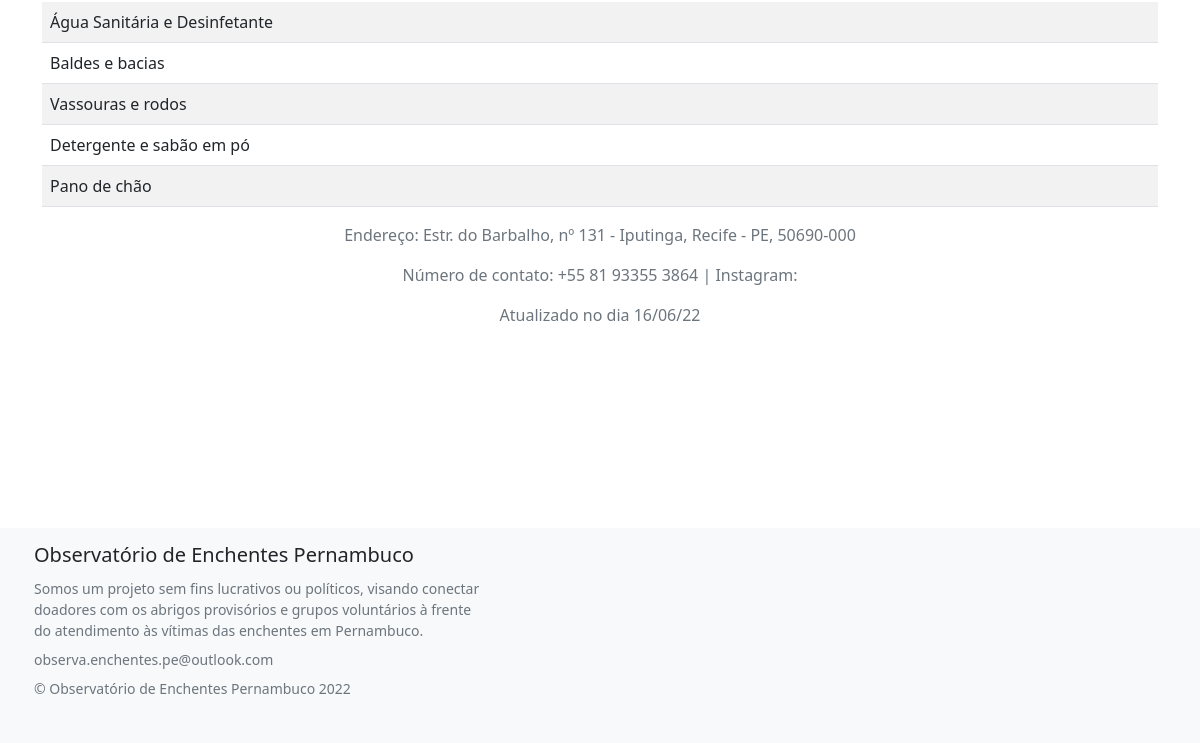
Before: / (lower part) with the older database file.
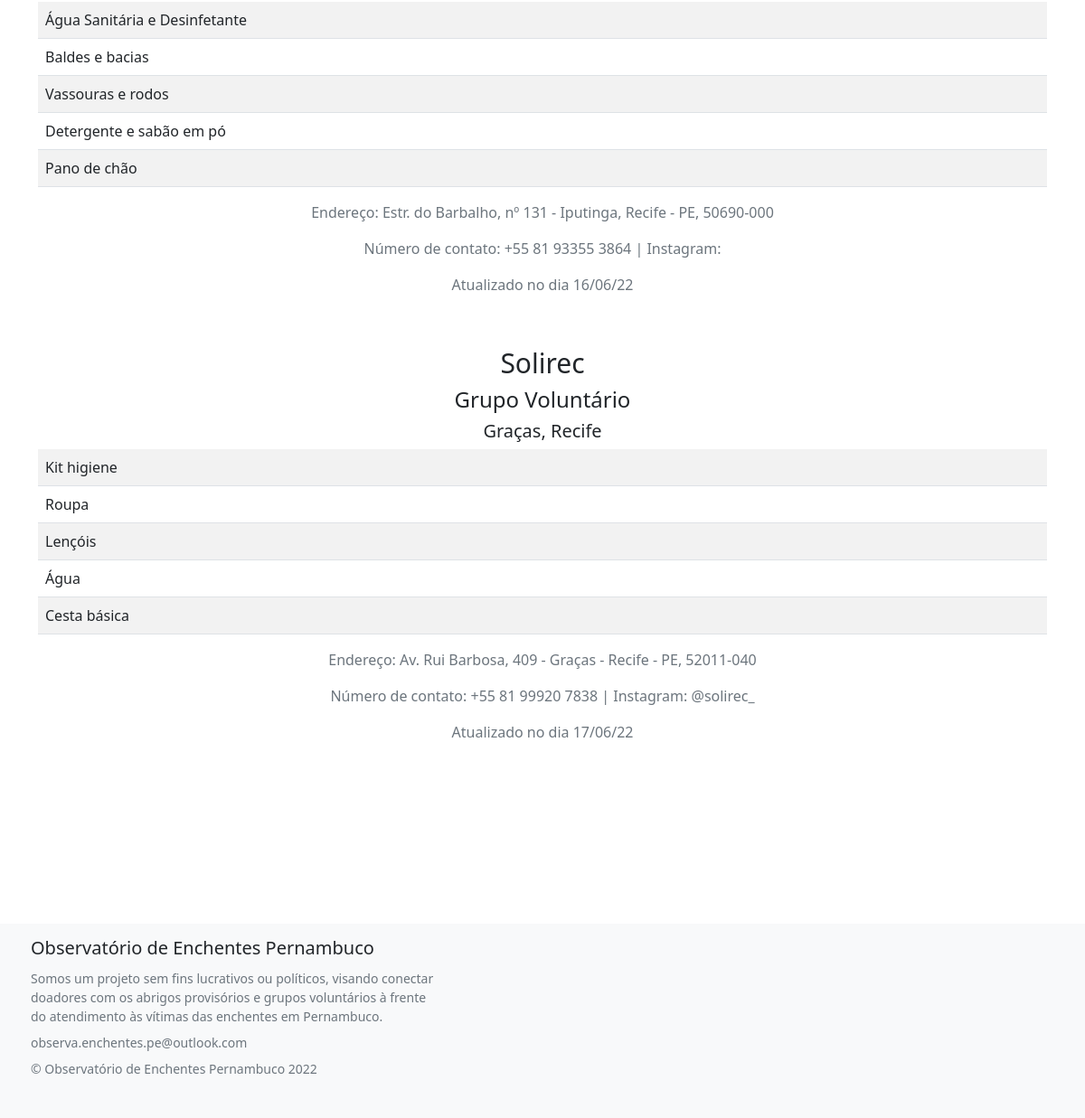
After: the same page with the newer database file.
### tables this page shows
CREATE TABLE "demandas"("item1" TEXT NOT NULL,"item2" TEXT,
                                      "item3" TEXT,"item4" TEXT,
                                      "item5" TEXT, "data" DATE, "id_lugar" INTEGER NOT NULL,
                                      FOREIGN KEY(id_lugar) REFERENCES lugares(id));

CREATE TABLE "lugares"("id" INTEGER PRIMARY KEY AUTOINCREMENT NOT NULL,
                                    "nome" TEXT NOT NULL, "cidade" TEXT NOT NULL,
                                    "bairro" TEXT, "endereço" TEXT, "latitude" REAL,
                                    "longitude" REAL, "email" TEXT, "telefone" TEXT, tag TEXT, insta TEXT);

### app.py (the view)
@app.route("/", methods=["GET", "POST"])
def index():
    if request.method == "POST":
        bairro = request.form.get("bairro")
        lugares = db.execute("SELECT * FROM lugares JOIN demandas ON lugares.id = demandas.id_lugar WHERE bairro LIKE '%'|| ? || '%' ", bairro)
        return render_template("index.html", lugares=lugares)
    else:
        lugares = db.execute("SELECT * FROM lugares JOIN demandas ON lugares.id = demandas.id_lugar")
    return render_template("index.html", lugares=lugares)

### templates/index.html (shortened to what this page needs)
{% extends "layout.html" %}
{% block main %}
    <head>
        <link href="/static/styles.css" rel="stylesheet">
    </head>
    <body>
    <main class = "container py-5 text-center">
            {% for lugar in lugares %}
                <h2 class = "text-center" id = "titulo">{{lugar.nome}}</h2>
                <h4 class = 'text-center'>{{lugar.tag}}</h4>
                <h3 class = "text-center" id = "bairro">{{lugar.bairro}}, {{lugar.cidade}}</h3>
                <table class = "table table-striped">
                    <tr>
                        <td class = "text-start">{{lugar.item1}}</td>
                    </tr>
                    <tr>
                        <td class = "text-start">{{lugar.item2}}</td>
                    </tr>
                    <tr>
                        <td class = "text-start">{{lugar.item3}}</td>
                    </tr>
                    <tr>
                        <td class = "text-start">{{lugar.item4}}</td>
                    </tr>
                    <tr>
                        <td class = "text-start">{{lugar.item5}}</td>
                    </tr>
                </table>
                <p class = "text-muted">Endereço: {{lugar.endereço}}</p>
                <p class = "text-muted">Número de contato: {{lugar.telefone}}  |  Instagram: {{lugar.insta}}</p>
                <p class = "text-muted">Atualizado no dia {{lugar.data}}</p>
            {% endfor %}
        </body>
    </main>
{% endblock %}

### templates/layout.html (shortened to what this page needs)
<!DOCTYPE html>
<html lang="pt-BR">
    <head>
        <link href="https://cdn.jsdelivr.net/npm/bootstrap@5.1.3/dist/css/bootstrap.min.css" rel="stylesheet">
        <link href="/static/styles.css" rel="stylesheet">
    </head>
    <body>
        <main class="container-fluid py-5 text-center">
            {% block main %}{% endblock %}
        <footer class="bd-footer py-4 py-md-1 mt-5 bg-light">
            <div class="container py-4 py-md-2 px-4 px-md-1">
                <div class="row">
                    <div class="col-lg-5 mb-3">
                        <a class="d-inline-flex align-items-center mb-2 link-dark text-decoration-none" href="/" aria-label="Bootstrap">
                            <span class="fs-5">Observatório de Enchentes Pernambuco</span>
                        </a>
                        <ul class="list-unstyled small text-muted">
                            <li class="mb-2">Somos um projeto sem fins lucrativos ou políticos,
                                visando conectar doadores com os abrigos provisórios e grupos voluntários
                                à frente do atendimento às vítimas das enchentes em Pernambuco.
                            </li>
                            <li class="mb-2">
                                observa.enchentes.pe@outlook.com
                            </li>
                            <li class="mb-2">
                                &copy; Observatório de Enchentes Pernambuco 2022
                            </li>
                        </ul>
                    </div>
                </div>
            </div>
        </footer>
    </body>
</html>

### static/styles.css (style rules this page uses)
#titulo { font-size: 30px; }
#bairro { font-size: 20px; }

Changed rows visible on the page:
added demandas: nome "Solirec", tag "Grupo Voluntário", bairro "Graças", cidade "Recife", item1 "Kit higiene", item2 "Roupa", item3 "Lençóis", item4 "Água", item5 "Cesta básica", endereço "Av. Rui Barbosa, 409 - Graças - Recife - PE, 52011-040", telefone "+55 81 99920 7838", insta "@solirec_", data "17/06/22"
